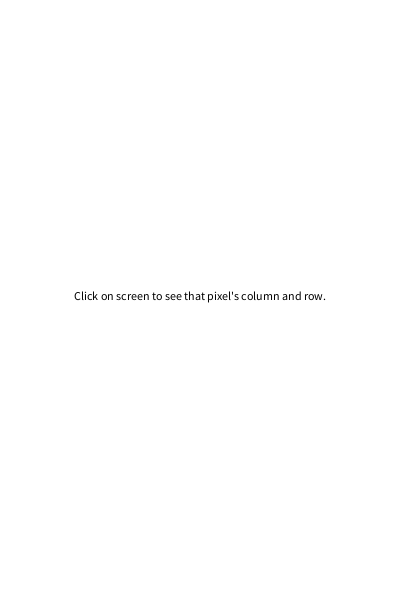
Frame 1 (no input)
Frame 60 (the mouse pressed at the canvas centre just before this capture): identical to frame 1, image omitted
Frame 120 (the mouse held since frame 60 and released just before this capture): identical to frame 1, image omitted

The Processing sketch that drew this single still picture (run headless with seeded random() and noise(); from frame 60 on, the mouse is pressed at the canvas centre):

// Processing sketch: processing_98678
// ── processing_98678.pde

void setup()
{
  size(400, 600);
  background(255, 255, 255);
  smooth();
  frameRate(60);

  fill(0, 0, 0);
  textAlign(CENTER);
  text("Click on screen to see that pixel's column and row.",  width/2, height/2);
}

void draw()
{
  
}

void mousePressed()
{
  background(255, 255, 255);
  strokeWeight(1);
  stroke(200, 200, 200);
  line(mouseX, 0, mouseX, mouseY);
  line(0, mouseY, mouseX, mouseY);
  text(mouseX + "," + mouseY, mouseX, mouseY-5);
  stroke(255, 0, 0);
  strokeWeight(3);
  point(mouseX, mouseY);

}
